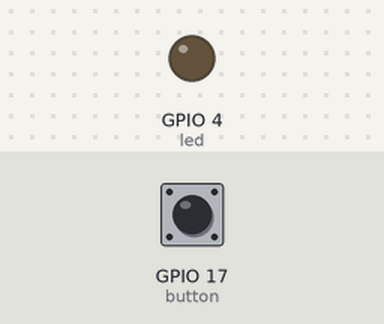
Recording of a program running on a simulated Raspberry Pi (BCM pin numbers). Parts: output pins drawn as LEDs (lit = HIGH). The test bench sets the inputs (shaded band); at power-on: GPIO 17 (button) HIGH.

Above: at 1.2 s.
1.3 s: GPIO 17 (button) pulled LOW for 0.15 s
At 1.37 s:
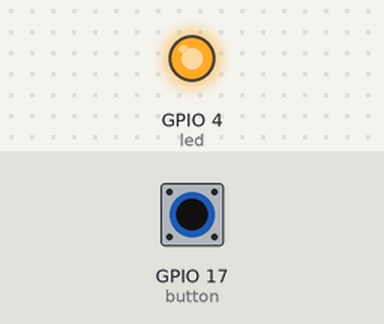
2.9 s: GPIO 17 (button) pulled LOW for 3.2 s
At 6.8 s:
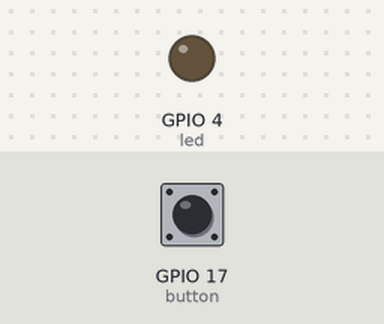
Timing chart, 0 to 8.3 s (numbered marks = the images above; inputs shaded):
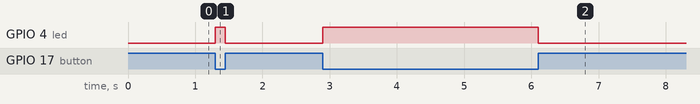

The program:

led_pushbutton.py
```python
'''=====================================================================
  This program is free software: you can redistribute it and/or modify
  it under the terms of the GNU General Public License as published by
  the Free Software Foundation, either version 3 of the License, or
  (at your option) any later version.

  This program is distributed in the hope that it will be useful,
  but WITHOUT ANY WARRANTY; without even the implied warranty of
  MERCHANTABILITY or FITNESS FOR A PARTICULAR PURPOSE.  See the
  GNU General Public License for more details.

  You should have received a copy of the GNU General Public License
  along with this program.  If not, see <http://www.gnu.org/licenses/>.
  ---------------------------------------------------------------------
  Purpose : Use GPIO Zero module to control an LED. LED state toggles
            whenever a push button is pressed and released.
  Date    : 14 Apr 2019
  Boards  : Raspberry Pi 2, 3
  =====================================================================
'''

import time
import sys
from gpiozero import LED, Button
from signal import pause


led = LED(4)
button = Button(17)

# Here we associate button events with LED callbacks
button.when_pressed = led.on
button.when_released = led.off

pause()
```

Measured:
- after the input at 1.3 s, GPIO 4 (led): LOW → HIGH at once, → LOW 0.15 s later
- after the input at 2.9 s, GPIO 4 (led): LOW → HIGH at once, → LOW 3.2 s later
